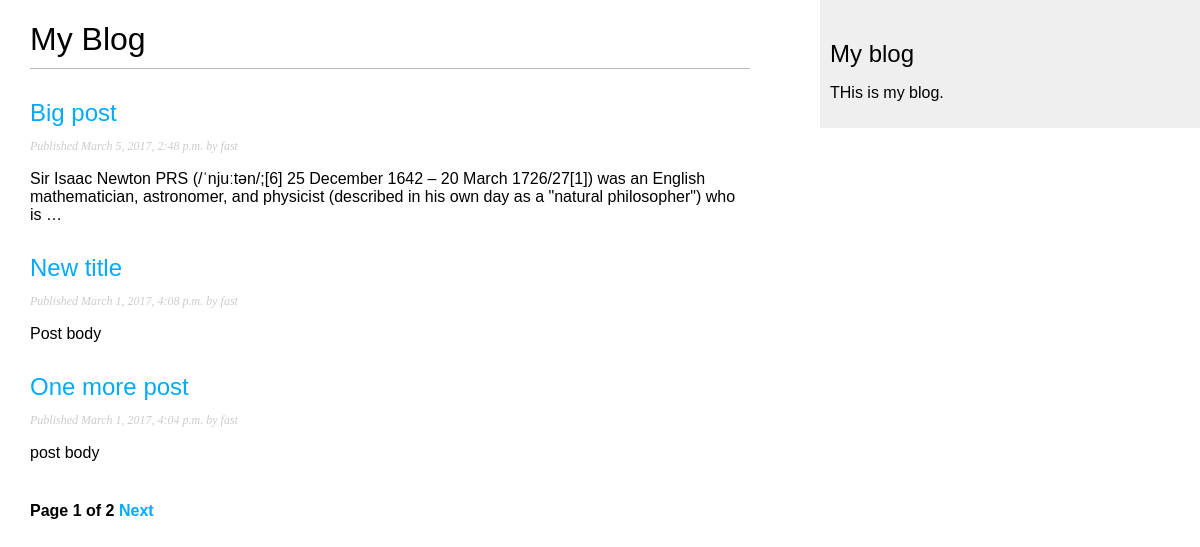
Screenshot of /blog/ with the database file from the repository.
### blog/models.py (models this page shows, shortened)
class Post (models.Model):
    STATUS_CHOICES = (
        ('draft', 'Draft'),
        ('published', 'Published'),
    )
    title = models.CharField(max_length=250)
    slug = models.SlugField(max_length=250, unique_for_date='publish')
    author = models.ForeignKey(User, related_name='blog_posts')
    body = models.TextField()
    publish = models.DateTimeField(default=timezone.now)
    created = models.DateTimeField(auto_now_add=True)
    updated = models.DateTimeField(auto_now=True)
    status = models.CharField(max_length=10, choices=STATUS_CHOICES, default='draft')
    objects = models.Manager()
    published = PublishedManager()
    class Meta:
        ordering = ('-publish',)
    def get_absolute_url(self):
        return reverse('blog:post_detail',
                       args=[self.publish.year,
                             self.publish.strftime('%m'),
                             self.publish.strftime('%d'),
                             self.slug])

### blog/views.py (the view)
class PostListView(ListView):
    queryset = Post.published.all()
    context_object_name = 'posts'
    paginate_by = 3
    template_name = 'blog/post/list.html'

### blog/templates/blog/post/list.html (shortened to what this page needs)
{% extends "blog/base.html" %}
{% block content %}
    <h1>My Blog</h1>
    {% for post in posts %}
        <h2>
            <a href="{{ post.get_absolute_url }}">
                {{ post.title }}
            </a>
        </h2>
        <p class="date">
            Published {{ post.publish }} by {{ post.author }}
        </p>
        {{ post.body|truncatewords:30|linebreaks }}
    {% endfor %}
    {% include "blog/pagination.html" with page=page_obj %}
{% endblock %}

### blog/templates/blog/base.html (shortened to what this page needs)
{% load staticfiles %}
<!DOCTYPE html>
<html lang="en">
<head>
    <link href="{% static "css/blog.css" %}" rel="stylesheet">
</head>
<body>
    <div id = "content">
        {% block content %}
        {% endblock %}
    </div>
    <div id = "sidebar">
        <h2>My blog</h2>
        <p>THis is my blog.</p>
    </div>
</body>
</html>

### blog/templates/blog/pagination.html (shortened to what this page needs)
<div class="pagination">
    <span class="step-links">
        <span class="current">
            Page {{ page.number }} of {{ page.paginator.num_pages }}
        </span>
        {% if page.has_next %}
            <a href="?page={{ page.next_page_number }}">Next</a>
        {% endif %}
    </span>
</div>

### blog/static/css/blog.css (style rules this page uses)
body { margin:0; padding:0; font-family:helvetica, sans-serif; }
a { color:#00abff; text-decoration:none; }
h1 { font-weight:normal; border-bottom:1px solid #bbb; padding:0 0 10px 0; }
h2 { font-weight:normal; margin:30px 0 0; }
#content { float:left; width:60%; padding:0 0 0 30px; }
#sidebar { float:right; width:30%; padding:10px; background:#efefef; height:100%; }
p.date { color:#ccc; font-family: georgia, serif; font-size: 12px; font-style: italic; }
.pagination { margin:40px 0; font-weight:bold; }

### rows the page displays
Post: title "Big post", publish "March 5, 2017, 2:48 p.m.", author "fast", body "Sir Isaac Newton PRS (/ˈnjuːtən/;[6] 25 December 1642 – 20 March 1726/27[1]) was an English mathematician, astronomer, and physicist (described in his own day as a \"natural philosopher\") who is …"
Post: title "New title", publish "March 1, 2017, 4:08 p.m.", author "fast", body "Post body"
Post: title "One more post", publish "March 1, 2017, 4:04 p.m.", author "fast", body "post body"

### other values shown
{{ page.number }} "1"
{{ page.paginator.num_pages }} "2"
